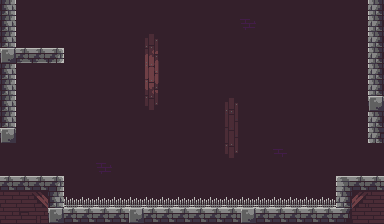

A 2D game scene composited from a Tiled map and its tileset images. What follows is a short description and the map's XML, with every tile layer's data as written:
An orthogonal 24x14 tile map with 16x16 px tiles, 3 tile layers (Background, Ground, Spikes) and 11 objects.

<map version="1.10" tiledversion="1.12.1" orientation="orthogonal" renderorder="right-down" width="24" height="14" tilewidth="16" tileheight="16" infinite="0" nextlayerid="9" nextobjectid="22">
 <tileset firstgid="1" source="tilesheet1.tsx" />
 <layer id="1" name="Background" width="24" height="14">
  <data encoding="csv">
142,142,142,142,142,142,142,142,142,142,142,142,142,142,142,142,142,142,142,142,142,142,142,142,
142,142,142,142,142,142,142,142,142,142,142,142,142,142,142,94,142,142,142,142,142,142,142,142,
142,142,142,142,142,142,142,142,142,24,142,142,142,142,142,142,142,142,142,142,142,142,142,142,
142,142,142,142,142,142,142,142,142,47,142,142,142,142,142,142,142,142,142,142,142,142,142,142,
142,142,142,142,142,142,142,142,142,70,142,142,142,142,142,142,142,142,142,142,142,142,142,142,
142,142,142,142,142,142,142,142,142,93,142,142,142,142,142,142,142,142,142,142,142,142,142,142,
142,142,142,142,142,142,142,142,142,116,142,142,142,142,24,142,142,142,142,142,142,142,142,142,
142,142,142,142,142,142,142,142,142,142,142,142,142,142,1,142,142,142,142,142,142,142,142,142,
142,142,142,142,142,142,142,142,142,142,142,142,142,142,1,142,142,142,142,142,142,142,142,142,
142,142,142,142,142,142,142,142,142,142,142,142,142,142,116,142,142,118,142,142,142,142,142,142,
142,142,142,142,142,142,94,142,142,142,142,142,142,142,142,142,142,142,142,142,142,142,142,142,
142,142,142,142,142,142,142,142,142,142,142,142,142,142,142,142,142,142,142,142,142,142,142,142,
142,142,142,142,142,142,142,142,142,142,142,142,142,142,142,142,142,142,142,142,142,142,142,142,
142,142,142,142,142,142,142,142,142,142,142,142,142,142,142,142,142,142,142,142,142,142,142,142
</data>
 </layer>
 <layer id="2" name="Ground" width="24" height="14">
  <data encoding="csv">
52,0,0,0,0,0,0,0,0,0,0,0,0,0,0,0,0,0,0,0,0,0,0,48,
52,0,0,0,0,0,0,0,0,0,0,0,0,0,0,0,0,0,0,0,0,0,0,48,
52,0,0,0,0,0,0,0,0,0,0,0,0,0,0,0,0,0,0,0,0,0,0,48,
7,282,282,283,0,0,0,0,0,0,0,0,0,0,0,0,0,0,0,0,0,0,0,48,
52,0,0,0,0,0,0,0,0,0,0,0,0,0,0,0,0,0,0,0,0,0,0,48,
52,0,0,0,0,0,0,0,0,0,0,0,0,0,0,0,0,0,0,0,0,0,0,48,
52,0,0,0,0,0,0,0,0,0,0,0,0,0,0,0,0,0,0,0,0,0,0,7,
52,0,0,0,0,0,0,0,0,0,0,0,0,0,0,0,0,0,0,0,0,0,0,48,
7,0,0,0,0,0,0,0,0,0,0,0,0,0,0,0,0,0,0,0,0,0,0,95,
0,0,0,0,0,0,0,0,0,0,0,0,0,0,0,0,0,0,0,0,0,0,0,0,
0,0,0,0,0,0,0,0,0,0,0,0,0,0,0,0,0,0,0,0,0,0,0,0,
4,4,4,5,0,0,0,0,0,0,0,0,0,0,0,0,0,0,0,0,0,3,4,4,
49,50,117,52,0,0,0,0,0,0,0,0,0,0,0,0,0,0,0,0,0,48,119,73,
27,174,176,7,4,4,4,4,7,4,4,4,4,4,4,7,4,4,4,4,4,26,49,51
</data>
 </layer>
 <layer id="7" name="Spikes" width="24" height="14">
  <data encoding="csv">
0,0,0,0,0,0,0,0,0,0,0,0,0,0,0,0,0,0,0,0,0,0,0,0,
0,0,0,0,0,0,0,0,0,0,0,0,0,0,0,0,0,0,0,0,0,0,0,0,
0,0,0,0,0,0,0,0,0,0,0,0,0,0,0,0,0,0,0,0,0,0,0,0,
0,0,0,0,0,0,0,0,0,0,0,0,0,0,0,0,0,0,0,0,0,0,0,0,
0,0,0,0,0,0,0,0,0,0,0,0,0,0,0,0,0,0,0,0,0,0,0,0,
0,0,0,0,0,0,0,0,0,0,0,0,0,0,0,0,0,0,0,0,0,0,0,0,
0,0,0,0,0,0,0,0,0,0,0,0,0,0,0,0,0,0,0,0,0,0,0,0,
0,0,0,0,0,0,0,0,0,0,0,0,0,0,0,0,0,0,0,0,0,0,0,0,
0,0,0,0,0,0,0,0,0,0,0,0,0,0,0,0,0,0,0,0,0,0,0,0,
0,0,0,0,0,0,0,0,0,0,0,0,0,0,0,0,0,0,0,0,0,0,0,0,
0,0,0,0,0,0,0,0,0,0,0,0,0,0,0,0,0,0,0,0,0,0,0,0,
0,0,0,0,0,0,0,0,0,0,0,0,0,0,0,0,0,0,0,0,0,0,0,0,
0,0,0,0,144,144,144,144,144,144,144,144,144,144,144,144,144,144,144,144,144,0,0,0,
0,0,0,0,0,0,0,0,0,0,0,0,0,0,0,0,0,0,0,0,0,0,0,0
</data>
 </layer>
 <objectgroup id="6" name="KillingZone">
  <object id="5" x="48" y="203" width="288" height="5.25686" />
 </objectgroup>
 <objectgroup id="8" name="MovingPlatforms">
  <object id="16" gid="281" x="96" y="128" width="16" height="16">
   <properties>
    <property name="axis" value="y" />
    <property name="range" type="int" value="8" />
    <property name="speed" type="int" value="2" />
   </properties>
  </object>
  <object id="18" gid="281" x="176" y="128" width="16" height="16">
   <properties>
    <property name="axis" value="y" />
    <property name="range" type="int" value="8" />
    <property name="speed" type="int" value="-2" />
   </properties>
  </object>
  <object id="20" gid="281" x="256" y="128" width="16" height="16">
   <properties>
    <property name="axis" value="y" />
    <property name="range" type="int" value="8" />
    <property name="speed" type="int" value="2" />
   </properties>
  </object>
  <object id="17" gid="283" x="112" y="128" width="16" height="16">
   <properties>
    <property name="axis" value="y" />
    <property name="range" type="int" value="8" />
    <property name="speed" type="int" value="2" />
   </properties>
  </object>
  <object id="19" gid="283" x="192" y="128" width="16" height="16">
   <properties>
    <property name="axis" value="y" />
    <property name="range" type="int" value="8" />
    <property name="speed" type="int" value="-2" />
   </properties>
  </object>
  <object id="21" gid="283" x="272" y="128" width="16" height="16">
   <properties>
    <property name="axis" value="y" />
    <property name="range" type="int" value="8" />
    <property name="speed" type="int" value="2" />
   </properties>
  </object>
 </objectgroup>
 <objectgroup id="3" name="PlayerSpawn">
  <object id="1" x="32" y="160" />
 </objectgroup>
 <objectgroup id="4" name="Keys">
  <object id="2" gid="61" x="32" y="32" width="16" height="16" />
 </objectgroup>
 <objectgroup id="5" name="Doors">
  <object id="3" gid="125" x="368" y="160" width="16" height="16" />
  <object id="4" gid="126" x="368" y="176" width="16" height="16" />
 </objectgroup>
</map>
